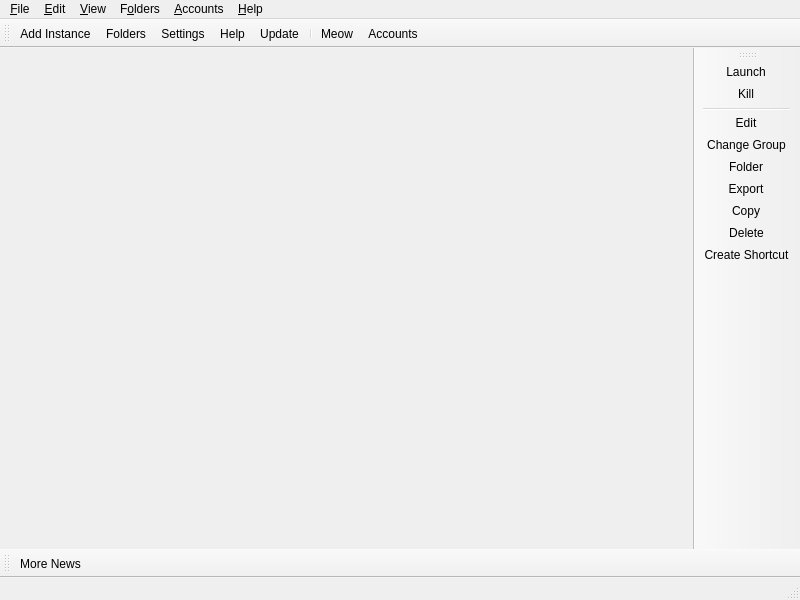
<?xml version="1.0" encoding="UTF-8"?>
<ui version="4.0">
 <class>MainWindow</class>
 <widget class="QMainWindow" name="MainWindow">
  <property name="geometry">
   <rect>
    <x>0</x>
    <y>0</y>
    <width>800</width>
    <height>600</height>
   </rect>
  </property>
  <widget class="QWidget" name="centralWidget">
   <layout class="QHBoxLayout" name="horizontalLayout">
    <property name="spacing">
     <number>0</number>
    </property>
    <property name="leftMargin">
     <number>0</number>
    </property>
    <property name="topMargin">
     <number>0</number>
    </property>
    <property name="rightMargin">
     <number>0</number>
    </property>
    <property name="bottomMargin">
     <number>0</number>
    </property>
   </layout>
  </widget>
  <widget class="QStatusBar" name="statusBar"/>
  <widget class="QToolBar" name="mainToolBar">
   <property name="windowTitle">
    <string>Main Toolbar</string>
   </property>
   <property name="allowedAreas">
    <set>Qt::ToolBarArea::BottomToolBarArea|Qt::ToolBarArea::TopToolBarArea</set>
   </property>
   <property name="toolButtonStyle">
    <enum>Qt::ToolButtonStyle::ToolButtonTextBesideIcon</enum>
   </property>
   <property name="floatable">
    <bool>false</bool>
   </property>
   <attribute name="toolBarArea">
    <enum>TopToolBarArea</enum>
   </attribute>
   <attribute name="toolBarBreak">
    <bool>false</bool>
   </attribute>
   <addaction name="actionAddInstance"/>
   <addaction name="actionFoldersButton"/>
   <addaction name="actionSettings"/>
   <addaction name="actionHelpButton"/>
   <addaction name="actionCheckUpdate"/>
   <addaction name="separator"/>
   <addaction name="actionCAT"/>
   <addaction name="actionAccountsButton"/>
  </widget>
  <widget class="QToolBar" name="newsToolBar">
   <property name="windowTitle">
    <string>News Toolbar</string>
   </property>
   <property name="allowedAreas">
    <set>Qt::ToolBarArea::BottomToolBarArea|Qt::ToolBarArea::TopToolBarArea</set>
   </property>
   <property name="iconSize">
    <size>
     <width>16</width>
     <height>16</height>
    </size>
   </property>
   <property name="toolButtonStyle">
    <enum>Qt::ToolButtonStyle::ToolButtonTextBesideIcon</enum>
   </property>
   <property name="floatable">
    <bool>false</bool>
   </property>
   <attribute name="toolBarArea">
    <enum>BottomToolBarArea</enum>
   </attribute>
   <attribute name="toolBarBreak">
    <bool>false</bool>
   </attribute>
   <addaction name="actionMoreNews"/>
  </widget>
  <widget class="WideBar" name="instanceToolBar">
   <property name="windowTitle">
    <string>Instance Toolbar</string>
   </property>
   <property name="allowedAreas">
    <set>Qt::ToolBarArea::LeftToolBarArea|Qt::ToolBarArea::RightToolBarArea</set>
   </property>
   <property name="iconSize">
    <size>
     <width>16</width>
     <height>16</height>
    </size>
   </property>
   <property name="toolButtonStyle">
    <enum>Qt::ToolButtonStyle::ToolButtonTextBesideIcon</enum>
   </property>
   <property name="floatable">
    <bool>false</bool>
   </property>
   <property name="useDefaultAction" stdset="0">
    <bool>true</bool>
   </property>
   <attribute name="toolBarArea">
    <enum>RightToolBarArea</enum>
   </attribute>
   <attribute name="toolBarBreak">
    <bool>false</bool>
   </attribute>
   <addaction name="actionLaunchInstance"/>
   <addaction name="actionKillInstance"/>
   <addaction name="separator"/>
   <addaction name="actionEditInstance"/>
   <addaction name="actionChangeInstGroup"/>
   <addaction name="actionViewSelectedInstFolder"/>
   <addaction name="actionExportInstance"/>
   <addaction name="actionCopyInstance"/>
   <addaction name="actionDeleteInstance"/>
   <addaction name="actionCreateInstanceShortcut"/>
  </widget>
  <widget class="QMenuBar" name="menuBar">
   <property name="geometry">
    <rect>
     <x>0</x>
     <y>0</y>
     <width>800</width>
     <height>18</height>
    </rect>
   </property>
   <widget class="QMenu" name="fileMenu">
    <property name="title">
     <string>&amp;File</string>
    </property>
    <property name="toolTipsVisible">
     <bool>true</bool>
    </property>
    <addaction name="actionAddInstance"/>
    <addaction name="separator"/>
    <addaction name="actionLaunchInstance"/>
    <addaction name="actionKillInstance"/>
    <addaction name="separator"/>
    <addaction name="actionEditInstance"/>
    <addaction name="actionChangeInstGroup"/>
    <addaction name="actionViewSelectedInstFolder"/>
    <addaction name="actionExportInstance"/>
    <addaction name="actionCopyInstance"/>
    <addaction name="actionDeleteInstance"/>
    <addaction name="actionCreateInstanceShortcut"/>
    <addaction name="separator"/>
    <addaction name="actionSettings"/>
    <addaction name="actionCloseWindow"/>
   </widget>
   <widget class="QMenu" name="editMenu">
    <property name="title">
     <string>&amp;Edit</string>
    </property>
    <property name="toolTipsVisible">
     <bool>true</bool>
    </property>
    <addaction name="actionUndoTrashInstance"/>
   </widget>
   <widget class="QMenu" name="viewMenu">
    <property name="title">
     <string>&amp;View</string>
    </property>
    <property name="toolTipsVisible">
     <bool>true</bool>
    </property>
    <addaction name="actionChangeTheme"/>
    <addaction name="separator"/>
    <addaction name="actionCAT"/>
    <addaction name="actionToggleStatusBar"/>
    <addaction name="actionLockToolbars"/>
    <addaction name="separator"/>
   </widget>
   <widget class="QMenu" name="foldersMenu">
    <property name="title">
     <string>F&amp;olders</string>
    </property>
    <property name="toolTipsVisible">
     <bool>true</bool>
    </property>
    <addaction name="actionViewLauncherRootFolder"/>
    <addaction name="separator"/>
    <addaction name="actionViewInstanceFolder"/>
    <addaction name="actionViewCentralModsFolder"/>
    <addaction name="actionViewSkinsFolder"/>
    <addaction name="actionViewJavaFolder"/>
    <addaction name="separator"/>
    <addaction name="actionViewIconThemeFolder"/>
    <addaction name="actionViewWidgetThemeFolder"/>
    <addaction name="actionViewCatPackFolder"/>
    <addaction name="actionViewIconsFolder"/>
    <addaction name="separator"/>
    <addaction name="actionViewLogsFolder"/>
   </widget>
   <widget class="QMenu" name="accountsMenu">
    <property name="title">
     <string>&amp;Accounts</string>
    </property>
   </widget>
   <widget class="QMenu" name="helpMenu">
    <property name="title">
     <string>&amp;Help</string>
    </property>
    <property name="toolTipsVisible">
     <bool>true</bool>
    </property>
    <addaction name="actionClearMetadata"/>
    <addaction name="actionReportBug"/>
    <addaction name="actionViewLog"/>
    <addaction name="actionAddToPATH"/>
    <addaction name="separator"/>
    <addaction name="actionMATRIX"/>
    <addaction name="actionDISCORD"/>
    <addaction name="actionREDDIT"/>
    <addaction name="separator"/>
    <addaction name="actionMoreNews"/>
    <addaction name="actionCheckUpdate"/>
    <addaction name="actionOpenWiki"/>
    <addaction name="actionAbout"/>
   </widget>
   <addaction name="fileMenu"/>
   <addaction name="editMenu"/>
   <addaction name="viewMenu"/>
   <addaction name="foldersMenu"/>
   <addaction name="accountsMenu"/>
   <addaction name="helpMenu"/>
  </widget>
  <action name="actionMoreNews">
   <property name="icon">
    <iconset theme="news"/>
   </property>
   <property name="text">
    <string>More News...</string>
   </property>
   <property name="toolTip">
    <string>Open the development blog to read more news about %1.</string>
   </property>
  </action>
  <action name="actionCAT">
   <property name="checkable">
    <bool>true</bool>
   </property>
   <property name="icon">
    <iconset theme="cat"/>
   </property>
   <property name="text">
    <string>&amp;Meow</string>
   </property>
   <property name="toolTip">
    <string>It's a fluffy kitty :3</string>
   </property>
  </action>
  <action name="actionToggleStatusBar">
   <property name="checkable">
    <bool>true</bool>
   </property>
   <property name="text">
    <string>Status Bar</string>
   </property>
  </action>
  <action name="actionLockToolbars">
   <property name="checkable">
    <bool>true</bool>
   </property>
   <property name="text">
    <string>Lock Toolbars</string>
   </property>
  </action>
  <action name="actionUndoTrashInstance">
   <property name="enabled">
    <bool>false</bool>
   </property>
   <property name="text">
    <string>&amp;Undo Last Instance Deletion</string>
   </property>
  </action>
  <action name="actionAddInstance">
   <property name="icon">
    <iconset theme="new"/>
   </property>
   <property name="text">
    <string>Add Instanc&amp;e...</string>
   </property>
   <property name="toolTip">
    <string>Add a new instance.</string>
   </property>
  </action>
  <action name="actionCheckUpdate">
   <property name="icon">
    <iconset theme="checkupdate"/>
   </property>
   <property name="text">
    <string>&amp;Update...</string>
   </property>
   <property name="toolTip">
    <string>Check for new updates for %1.</string>
   </property>
   <property name="menuRole">
    <enum>QAction::MenuRole::ApplicationSpecificRole</enum>
   </property>
  </action>
  <action name="actionSettings">
   <property name="icon">
    <iconset theme="settings"/>
   </property>
   <property name="text">
    <string>Setti&amp;ngs...</string>
   </property>
   <property name="toolTip">
    <string>Change settings.</string>
   </property>
   <property name="menuRole">
    <enum>QAction::MenuRole::PreferencesRole</enum>
   </property>
  </action>
  <action name="actionManageSkins">
   <property name="icon">
    <iconset theme="settings"/>
   </property>
   <property name="text">
    <string>Manage &amp;Skins...</string>
   </property>
  </action>
  <action name="actionManageAccounts">
   <property name="icon">
    <iconset theme="accounts"/>
   </property>
   <property name="text">
    <string>&amp;Manage Accounts...</string>
   </property>
  </action>
  <action name="actionLaunchInstance">
   <property name="icon">
    <iconset theme="launch"/>
   </property>
   <property name="text">
    <string>&amp;Launch</string>
   </property>
   <property name="toolTip">
    <string>Launch the selected instance.</string>
   </property>
  </action>
  <action name="actionKillInstance">
   <property name="icon">
    <iconset theme="status-bad"/>
   </property>
   <property name="text">
    <string>&amp;Kill</string>
   </property>
   <property name="toolTip">
    <string>Kill the running instance.</string>
   </property>
   <property name="shortcut">
    <string>Ctrl+K</string>
   </property>
  </action>
  <action name="actionRenameInstance">
   <property name="icon">
    <iconset theme="rename"/>
   </property>
   <property name="text">
    <string>Rename</string>
   </property>
   <property name="toolTip">
    <string>Rename the selected instance.</string>
   </property>
  </action>
  <action name="actionChangeInstGroup">
   <property name="icon">
    <iconset theme="tag"/>
   </property>
   <property name="text">
    <string>&amp;Change Group...</string>
   </property>
   <property name="toolTip">
    <string>Change the selected instance's group.</string>
   </property>
   <property name="shortcut">
    <string>Ctrl+G</string>
   </property>
  </action>
  <action name="actionChangeInstIcon">
   <property name="text">
    <string>Change Icon</string>
   </property>
   <property name="toolTip">
    <string>Change the selected instance's icon.</string>
   </property>
  </action>
  <action name="actionEditInstance">
   <property name="icon">
    <iconset theme="settings"/>
   </property>
   <property name="text">
    <string>&amp;Edit...</string>
   </property>
   <property name="toolTip">
    <string>Change the instance settings, mods and versions.</string>
   </property>
   <property name="shortcut">
    <string>Ctrl+I</string>
   </property>
  </action>
  <action name="actionViewSelectedInstFolder">
   <property name="icon">
    <iconset theme="viewfolder"/>
   </property>
   <property name="text">
    <string>&amp;Folder</string>
   </property>
   <property name="toolTip">
    <string>Open the selected instance's root folder in a file browser.</string>
   </property>
  </action>
  <action name="actionDeleteInstance">
   <property name="icon">
    <iconset theme="delete"/>
   </property>
   <property name="text">
    <string>Dele&amp;te</string>
   </property>
   <property name="toolTip">
    <string>Delete the selected instance.</string>
   </property>
   <property name="autoRepeat">
    <bool>false</bool>
   </property>
  </action>
  <action name="actionCopyInstance">
   <property name="icon">
    <iconset theme="copy"/>
   </property>
   <property name="text">
    <string>Cop&amp;y...</string>
   </property>
   <property name="toolTip">
    <string>Copy the selected instance.</string>
   </property>
   <property name="shortcut">
    <string>Ctrl+D</string>
   </property>
  </action>
  <action name="actionExportInstance">
   <property name="icon">
    <iconset theme="export"/>
   </property>
   <property name="text">
    <string>E&amp;xport...</string>
   </property>
   <property name="toolTip">
    <string>Export the selected instance to supported formats.</string>
   </property>
  </action>
  <action name="actionExportInstanceZip">
   <property name="icon">
    <iconset theme="launcher"/>
   </property>
   <property name="text">
    <string>Prism Launcher (zip)</string>
   </property>
  </action>
  <action name="actionCreateInstanceShortcut">
   <property name="icon">
    <iconset theme="shortcut"/>
   </property>
   <property name="text">
    <string>Create Shortcut</string>
   </property>
   <property name="toolTip">
    <string>Creates a shortcut on a selected folder to launch the selected instance.</string>
   </property>
  </action>
  <action name="actionNoAccountsAdded">
   <property name="icon">
    <iconset theme="noaccount"/>
   </property>
   <property name="text">
    <string>No accounts added!</string>
   </property>
  </action>
  <action name="actionNoDefaultAccount">
   <property name="checkable">
    <bool>true</bool>
   </property>
   <property name="icon">
    <iconset theme="noaccount"/>
   </property>
   <property name="text">
    <string>No Default Account</string>
   </property>
   <property name="shortcut">
    <string>Ctrl+0</string>
   </property>
  </action>
  <action name="actionCloseWindow">
   <property name="icon">
    <iconset theme="status-bad"/>
   </property>
   <property name="text">
    <string>Close &amp;Window</string>
   </property>
   <property name="toolTip">
    <string>Close the current window</string>
   </property>
   <property name="menuRole">
    <enum>QAction::MenuRole::NoRole</enum>
   </property>
  </action>
  <action name="actionViewInstanceFolder">
   <property name="icon">
    <iconset theme="viewfolder"/>
   </property>
   <property name="text">
    <string>&amp;Instances</string>
   </property>
   <property name="toolTip">
    <string>Open the instances folder in a file browser.</string>
   </property>
  </action>
  <action name="actionViewLauncherRootFolder">
   <property name="icon">
    <iconset theme="viewfolder"/>
   </property>
   <property name="text">
    <string>Launcher &amp;Root</string>
   </property>
   <property name="toolTip">
    <string>Open the launcher's root folder in a file browser.</string>
   </property>
  </action>
  <action name="actionViewCentralModsFolder">
   <property name="icon">
    <iconset theme="centralmods"/>
   </property>
   <property name="text">
    <string>&amp;Central Mods</string>
   </property>
   <property name="toolTip">
    <string>Open the central mods folder in a file browser.</string>
   </property>
  </action>
  <action name="actionViewSkinsFolder">
   <property name="icon">
    <iconset theme="viewfolder"/>
   </property>
   <property name="text">
    <string>&amp;Skins</string>
   </property>
   <property name="toolTip">
    <string>Open the skins folder in a file browser.</string>
   </property>
  </action>
  <action name="actionViewIconsFolder">
   <property name="icon">
    <iconset theme="viewfolder"/>
   </property>
   <property name="text">
    <string>Instance Icons</string>
   </property>
   <property name="toolTip">
    <string>Open the instance icons folder in a file browser.</string>
   </property>
  </action>
  <action name="actionViewLogsFolder">
   <property name="icon">
    <iconset theme="viewfolder"/>
   </property>
   <property name="text">
    <string>Logs</string>
   </property>
   <property name="toolTip">
    <string>Open the logs folder in a file browser.</string>
   </property>
  </action>
  <action name="actionChangeTheme">
   <property name="text">
    <string>Themes</string>
   </property>
  </action>
  <action name="actionReportBug">
   <property name="icon">
    <iconset theme="bug"/>
   </property>
   <property name="text">
    <string>Report a Bug or Suggest a Feature</string>
   </property>
   <property name="toolTip">
    <string>Open the bug tracker to report a bug with %1.</string>
   </property>
  </action>
  <action name="actionDISCORD">
   <property name="icon">
    <iconset theme="discord"/>
   </property>
   <property name="text">
    <string>&amp;Discord Guild</string>
   </property>
   <property name="toolTip">
    <string>Open %1 Discord guild.</string>
   </property>
  </action>
  <action name="actionMATRIX">
   <property name="icon">
    <iconset theme="matrix"/>
   </property>
   <property name="text">
    <string>&amp;Matrix Space</string>
   </property>
   <property name="toolTip">
    <string>Open %1 Matrix space.</string>
   </property>
  </action>
  <action name="actionREDDIT">
   <property name="icon">
    <iconset theme="reddit-alien"/>
   </property>
   <property name="text">
    <string>Sub&amp;reddit</string>
   </property>
   <property name="toolTip">
    <string>Open %1 subreddit.</string>
   </property>
  </action>
  <action name="actionAbout">
   <property name="icon">
    <iconset theme="about"/>
   </property>
   <property name="text">
    <string>&amp;About %1</string>
   </property>
   <property name="toolTip">
    <string>View information about %1.</string>
   </property>
   <property name="menuRole">
    <enum>QAction::MenuRole::AboutRole</enum>
   </property>
  </action>
  <action name="actionClearMetadata">
   <property name="icon">
    <iconset theme="refresh"/>
   </property>
   <property name="text">
    <string>&amp;Clear Metadata Cache</string>
   </property>
   <property name="toolTip">
    <string>Clear cached metadata</string>
   </property>
  </action>
  <action name="actionViewLog">
   <property name="icon">
    <iconset theme="log"/>
   </property>
   <property name="text">
    <string>View logs</string>
   </property>
   <property name="toolTip">
    <string>View current and previous launcher logs</string>
   </property>
  </action>
  <action name="actionAddToPATH">
   <property name="icon">
    <iconset theme="custom-commands"/>
   </property>
   <property name="text">
    <string>Install to &amp;PATH</string>
   </property>
   <property name="toolTip">
    <string>Install a %1 symlink to /usr/local/bin</string>
   </property>
  </action>
  <action name="actionFoldersButton">
   <property name="icon">
    <iconset theme="viewfolder"/>
   </property>
   <property name="text">
    <string>Folders</string>
   </property>
   <property name="toolTip">
    <string>Open one of the folders shared between instances.</string>
   </property>
  </action>
  <action name="actionHelpButton">
   <property name="icon">
    <iconset theme="help"/>
   </property>
   <property name="text">
    <string>Help</string>
   </property>
   <property name="toolTip">
    <string>Get help with %1 or Minecraft.</string>
   </property>
  </action>
  <action name="actionAccountsButton">
   <property name="icon">
    <iconset theme="noaccount"/>
   </property>
   <property name="text">
    <string>Accounts</string>
   </property>
  </action>
  <action name="actionOpenWiki">
   <property name="icon">
    <iconset theme="help"/>
   </property>
   <property name="text">
    <string>%1 &amp;Wiki</string>
   </property>
   <property name="toolTip">
    <string>Open the %1 wiki</string>
   </property>
  </action>
  <action name="actionViewWidgetThemeFolder">
   <property name="icon">
    <iconset theme="viewfolder"/>
   </property>
   <property name="text">
    <string>&amp;Widget Themes</string>
   </property>
   <property name="toolTip">
    <string>Open the widget themes folder in a file browser.</string>
   </property>
  </action>
  <action name="actionViewIconThemeFolder">
   <property name="icon">
    <iconset theme="viewfolder"/>
   </property>
   <property name="text">
    <string>I&amp;con Theme</string>
   </property>
   <property name="toolTip">
    <string>Open the icon theme folder in a file browser.</string>
   </property>
  </action>
  <action name="actionViewCatPackFolder">
   <property name="icon">
    <iconset theme="viewfolder"/>
   </property>
   <property name="text">
    <string>Cat Packs</string>
   </property>
   <property name="toolTip">
    <string>Open the cat packs folder in a file browser.</string>
   </property>
  </action>
  <action name="actionViewJavaFolder">
   <property name="icon">
    <iconset theme="viewfolder"/>
   </property>
   <property name="text">
    <string>Java</string>
   </property>
   <property name="toolTip">
    <string>Open the Java folder in a file browser. Only available if the built-in Java downloader is used.</string>
   </property>
  </action>
 </widget>
 <customwidgets>
  <customwidget>
   <class>WideBar</class>
   <extends>QToolBar</extends>
   <header>ui/widgets/WideBar.h</header>
  </customwidget>
 </customwidgets>
 <resources/>
 <connections/>
</ui>
